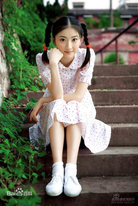
%> input picture test2.bmp, 138 x 206 px, shrunk from 500 x 750 before the run; the run also reads 1 picture not shown here
$ octave zip.m   (GNU Octave 9; MATLAB toolbox functions it lacks are replaced by stand-ins)
%> lines starting %> are read from the running program, lines starting %| are printed output that depends on the picture; in (x1, y1, x2, y2) boxes, pixels count from 0 and x2, y2 are one past the last pixel; in counts of white or black regions, pixels touching at a corner belong together; the program's own positions count from 1
### decompose.m
function [result, len, wid, dim] = decompose(path)
    info = imread(path);
    len = length(info(:,1, 1));
    wid = length(info(1, :, 1));
    dim = length(info(1, 1, :));
    result = zeros(1, len*wid*8*3);
    for i = 1:len
        for j = 1:wid
            for r = 1:dim
                temp1 = zeros(1, 8);
                temp2 = dec2bin(info(i, j, r));
                tempLen = length(temp2);
                for k = 1:tempLen
                    temp1(8-tempLen+k) = str2double(temp2(k));
                end
                start = ((i-1)*wid*dim + (j - 1)*dim + r-1)*8 + 1;
                result(start:start+7) = temp1;
            end
        end
    end
    disp('decomposed the image!');

### hide.m
function I = hide(I, y)
    %%insert into the pic
    restriction = zeros(1, 3);
    restriction(1) = length(I(:, 1, 1));
    restriction(2) = length(I(1, :, 1));
    restriction(3) = length(I(1, 1, :));
    count = 1;
    flag = 0;
    len = length(y);
    i = 1;
    j = 1;
    k = 1;
    while ~flag
        %end condition
        if count > len
            flag = 1;
            break;
        end
        if I(i, j, k) == 0
            [i, j, k] = updatesub(i, j, k, restriction);
            continue;
        end
        %如果插入为0时
        if y(count) == 0
            while I(i, j, k) == 1 || I(i, j, k) == -1 || I(i, j, k) == 0
                I(i, j, k) = 0;
                [i, j, k] = updatesub(i, j, k, restriction);
            end
            if mod(I(i, j, k), 2) ~= 0
                if I(i, j, k) < 0
                    I(i, j, k) = I(i, j, k) + 1;
                else
                    I(i, j, k) = I(i, j, k) - 1;
                end
            end
        else
            if mod(I(i, j, k), 2) == 0
                if I(i, j, k) < 0
                    I(i, j, k) = I(i, j, k) + 1;
                else
                    I(i, j, k) = I(i, j, k) - 1;
                end
            end;
        end
        count = count + 1;
        [i, j, k] = updatesub(i, j, k, restriction);
    end

### updatesub.m
function [i, j, k] = updatesub(i, j, k, restriction)
    imageLength = restriction(1);
    imageWidth = restriction(2);
    imageDimension = restriction(3);
    if k < imageDimension
        k = k + 1;
    elseif j<imageWidth
        k = 1;
        j = j + 1;
    elseif i < imageLength
        k = 1;
        j = 1;
        i = i + 1;
    else
        disp('信息过大！');
    end

### reveal.m
function result = reveal(I, len)
    %%insert into the pic
    restriction = zeros(1, 3);
    restriction(1) = length(I(:, 1, 1));
    restriction(2) = length(I(1, :, 1));
    restriction(3) = length(I(1, 1, :));
    count = 1;
    flag = 0;
    i = 1;
    j = 1;
    k = 1;
    result = zeros(1, len);
    while ~flag
        if count > len
            flag = 1;
            break;
        end
        if I(i, j, k) == 0
            [i, j, k] = updatesub(i, j, k, restriction);
            continue;
        else
            result(count) = mod(I(i, j, k), 2);
        end
        count = count + 1;
        [i, j, k] = updatesub(i, j, k, restriction);
    end

### compose.m
function I = compose(message, h, w, z)
    I = zeros(h, w, z);
    for i = 1:h
        for j = 1:w
            for k = 1:z
                begin = ((i-1)*w*z + (j -1)*z + k-1)*8 + 1;
                data = message(begin:begin+7);
                tempBin = bin2dec(num2str(data));
                I(i, j, k) = tempBin;
            end
        end
    end
    disp('showing the hidden picture!');
    I = uint8(I);

### zip.m
close all ;%关闭所有文件
clear all ;%清除所有变量
clc ;      %清屏
path = 'test2.bmp';
destinationImagePath = 'zipedData.mat';
hidePath = 'info.png'
I=imread(path);%读入RGB图像
%> I is the input picture: size 206x138x3 uint8; mean R, G, B 106.8, 107, 91
subplot(2, 3, 1);
imshow(I);
title('origional');
%GR=rgb2gray(I);%转换成灰度图像
I = int16(I) -128;
%> I: size 206x138x3 int16

%% devide into several 8*8 blocks
len = length(I(:, 1, 1));
%> len = 206
wid = length(I(1, :, 1));
%> wid = 138
lenLeft = mod(len, 8);
%> lenLeft = 6
widLeft = mod(wid, 8);
%> widLeft = 2
I(1:lenLeft, :, :) = [];
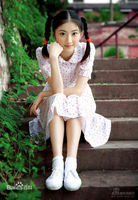
%> I: size 200x138x3 int16; mean R, G, B -22.4, -22.5, -38.6; drawn with min black and max white
I(:, 1:widLeft, :) = [];
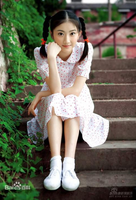
%> I: size 200x136x3 int16; mean R, G, B -22.3, -22.5, -38.6; drawn with min black and max white
W = fix(wid/8);
%> W = 17
H = fix(len/8);
%> H = 25
D = length(I(1, 1, :));
%> D = 3
blocks = cell(H, W, 3);
%> blocks = 1275 items
for i = 1:H
    for j = 1:W
        for k = 1:3
            blocks{i, j, k} = I((i-1)*8+1:i*8, (j-1)*8+1:j*8, k);
        end
    end
end
%> this loop made 25 passes

%DCT & 量化
S = [
16,	11,	10,	16,	24,	40,	51,	61;
12,	12,	14,	19,	26,	58,	60,	55;
14,	13,	16,	24,	40,	57,	69,	56;
14,	17,	22,	29,	51,	87,	80,	62;
18,	22,	37,	56,	68,	109, 103, 77;
24,	35,	55,	64,	81,	104, 113, 92;
49,	64,	78,	87,	103, 121, 120, 101;
72,	92,	95,	98,	112	,100, 103, 99
];


for i = 1:H
    for j = 1:W
        for k = 1:D
            %DTC变换
            blocks{i, j, k} = dct2(blocks{i, j, k});
            %量化
            blocks{i, j, k} = round(blocks{i, j, k}./S);
            %线性化
            %temp = reshape(blocks{i, j, k}', 1, 64);
            %sub = [1,2,9,17,10,3,4,11,18,25,33,26,19,12,5,6,13,20,27,34,41,49,42,35,28,21,14,7,8,15,22,29,36,43,50,57,58,51,44,37,30,23,16,24,31,38,45,52,59,60,53,46,39,32,40,47,54,61,62,55,48,56,63,64];
            %blocks{i, j, k} = temp(sub);
        end
    end
end

%hide information
result = zeros(len-lenLeft, wid-widLeft, 3);
%> result: size 200x136x3 double; every value is 0
for i = 1:H
    for j = 1:W
        for k = 1:3
            result((i-1)*8+1:i*8, (j-1)*8+1:j*8, k) = cell2mat(blocks(i, j, k));
        end
    end
end
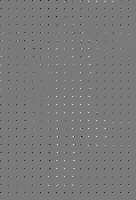
%> result: size 200x136x3 double; mean R, G, B -0.2, -0.2, -0.3; drawn with min black and max white
subplot(2, 3, 2);
imshow(result);
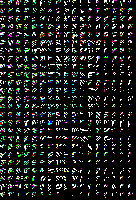
%> displayed picture: size 200x136x3, on the screen's scale of 0 to 255; mean R, G, B 27.5, 30.8, 28.6
title('zip');
[message, h, w, d] = decompose(hidePath);
%> in decompose, `len = length(info(:,1, 1));`: len = 8
%> in decompose, `dim = length(info(1, 1, :));`: dim = 3
%> the loop in decompose, `for i = 1:len` made 8 passes
%> after the loop in decompose, `for i = 1:len`: result = 1536 values, max 1 at index 1, min 0 at index 3, mean 0.619; temp1 = [1 1 0 0 0 1 0 1]
%> message has the same summary as result in decompose; h = 8; w = 8; d = 3
subplot(2, 3, 4);
imshow(imread(hidePath));
title('hidden image-origional');
%message = [1, 1, 0, 0, 1];
I = hide(result, message);
%> the loop in hide, `while ~flag` made 3286 passes
%> (k, j) on passes 2, 4, 5, 7, 8, 10, 11, 13, 14, 16, 17, 18: (3, 1), (2, 2), (3, 2), (2, 3), (3, 3), (2, 4), (3, 4), (2, 5), (3, 5), (2, 6), (2, 9), (3, 9)
%> (j, k) on passes 1, 3, 6, 9, 12, 15: (1, 2), (2, 1), (3, 1), (4, 1), (5, 1), (6, 1)
%> after the loop in hide, `while ~flag`: I: size 200x136x3 double; 2.57% of pixels changed, all inside (x1, y1, x2, y2) = (0, 0, 133, 20)
%> after the loop in hide, `while ~flag`: count = 1537; flag = 1; i = 20; j = 113; k = 3
x = reveal(I, length(message));
%> the loop in reveal, `while ~flag` made 8091 passes
%> (j, k) on passes 1, 3, 6, 9, 12, 15, 18, 21, 24, 27, 30, 33: (1, 2), (2, 1), (3, 1), (4, 1), (5, 1), (6, 1), (7, 1), (8, 1), (9, 1), (10, 1), (11, 1), (12, 1)
%disp(x);
hiddenInfor = compose(message, h, w, d);
%> the loop in compose, `for i = 1:h` made 8 passes

%imwrite(result,destinationImagePath);
dlmwrite('test.txt', result);

%%decode
for i = 1:H
    for j = 1:W
        for k = 1:3
            %反量化
            blocks{i, j, k} = round(blocks{i, j, k}.*S);
            %DTC变换
            blocks{i, j, k} = idct2(blocks{i, j, k});
            %线性化
            %temp = reshape(blocks{i, j, k}', 1, 64);
            %sub = [1,2,9,17,10,3,4,11,18,25,33,26,19,12,5,6,13,20,27,34,41,49,42,35,28,21,14,7,8,15,22,29,36,43,50,57,58,51,44,37,30,23,16,24,31,38,45,52,59,60,53,46,39,32,40,47,54,61,62,55,48,56,63,64];
            %blocks{i, j, k} = temp(sub);
        end
    end
end

result = zeros(len, wid, 3);
%> result: size 206x138x3 double; every value is 0
for i = 1:H
    for j = 1:W
        for k = 1:3
            result((i-1)*8+1:i*8, (j-1)*8+1:j*8, k) = cell2mat(blocks(i, j, k));
        end
    end
end
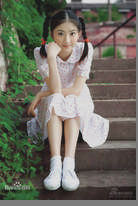
%> result: size 206x138x3 double; mean R, G, B -21.3, -21.5, -36.9; drawn with min black and max white
%
subplot(2, 3, 3);
imshow(result);
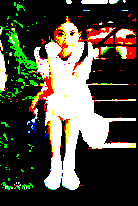
%> displayed picture: size 206x138x3, on the screen's scale of 0 to 255; mean R, G, B 78.7, 75, 61.9
title('unzip');
hold on
subplot(2, 3, 5);
imshow(hiddenInfor);
title('hidden image-reveal');
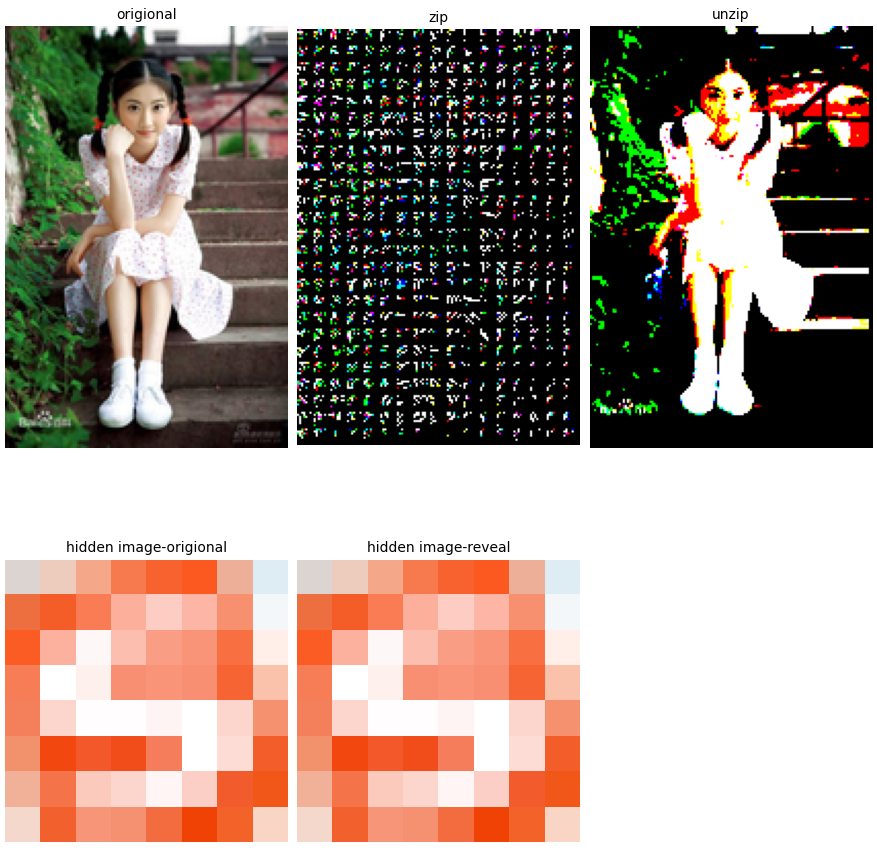
%> figure redrawn from the program's plot data, 5 panels
hold off
disp(hiddenInfor);
%| ans(:,:,1) =
%|   220  237  245  247  248  251  237  222
%|   237  245  250  252  253  253  246  244
%|   250  251  254  251  249  249  248  255
%|   247  255  254  248  249  249  246  250
%|   244  252  255  255  254  255  252  246
%|   241  242  242  241  245  255  252  243
%|   240  244  251  252  254  251  242  242
%|   244  242  246  245  243  240  242  248
%| ans(:,:,2) =
%|   212  204  167  122   98   89  175  236
%|   111   93  124  176  204  182  144  247
%> (further printed lines are left out)
